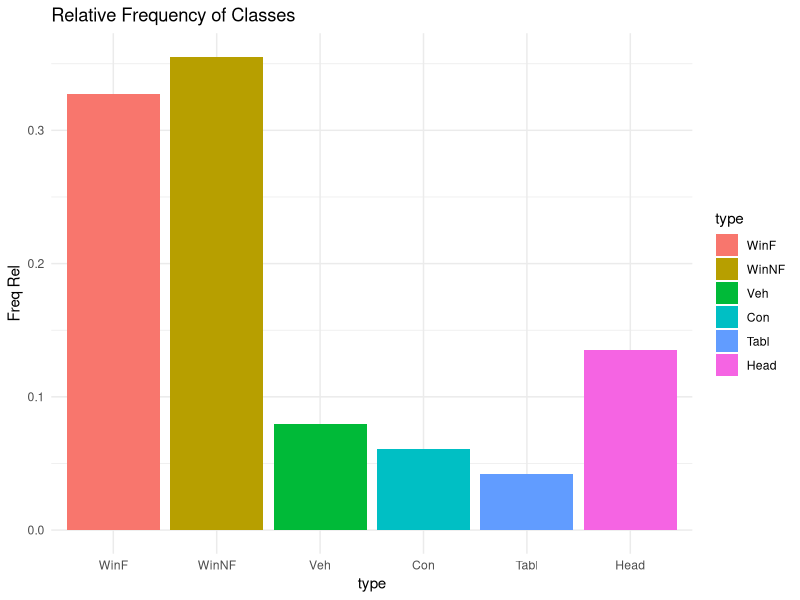
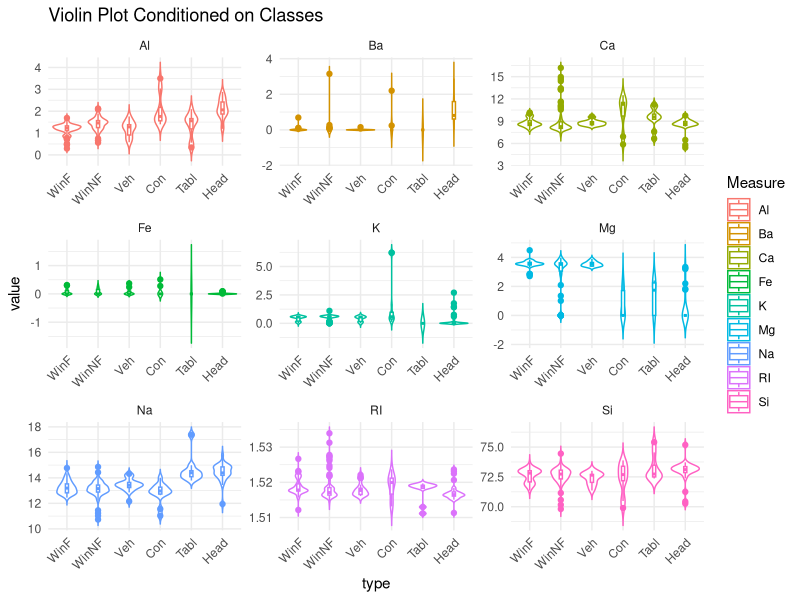
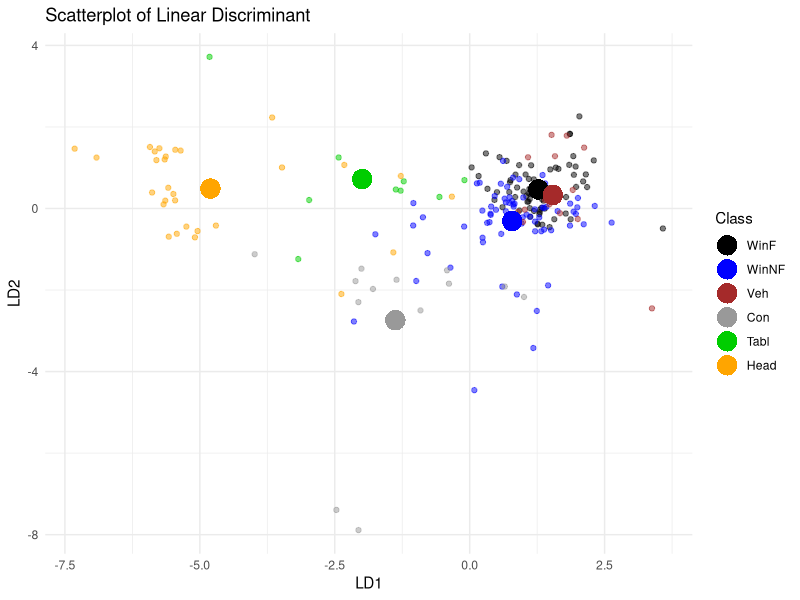
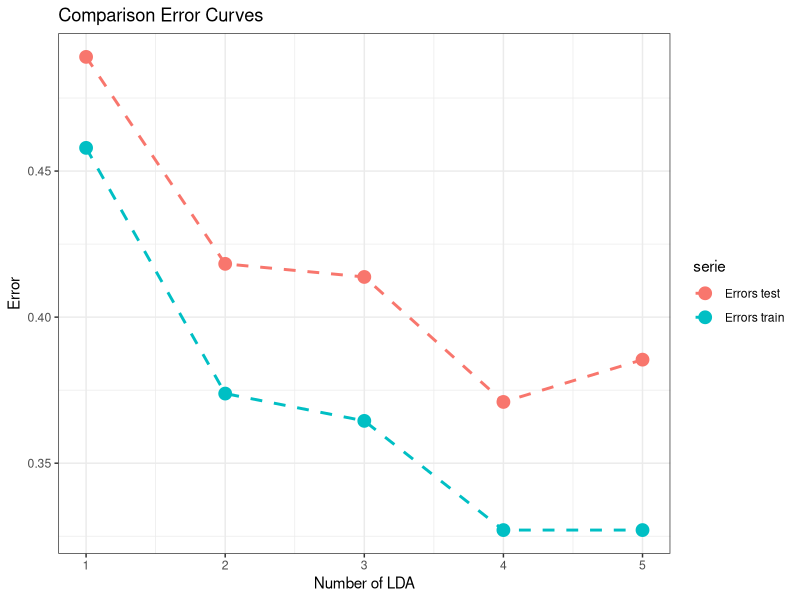

Write R code to recreate these figures, in order.
## ---- chunk 1
knitr::opts_chunk$set(echo = TRUE)
## ---- chunk 2
library(tidyverse)
library(MASS)
library(ellipse)
library(nnet)
library(class)
library(mclust)
## ---- chunk 3
glass<-read.table("data/glass.txt",header=T)
glass$type<-factor(glass$type)
levels(glass$type)<-c("WinF","WinNF","Veh","Con","Tabl","Head")
table(glass$type)
## ---- chunk 4
dim(glass)
## ---- chunk 5
head(glass)
## ---- chunk 6
glass %>% is.na() %>% sum()
## ---- chunk 7
table(glass$type) %>%t() %>% apply(1,function(x) x/sum(x)) %>% t()
## ---- chunk 8
#bar plot freq relative
glass %>%
  ggplot(aes(x = type, y = after_stat(count)/sum(after_stat(count)), fill = type)) + 
  geom_bar() +
  labs(title = "Relative Frequency of Classes",y = "Freq Rel")+
  theme_minimal()
## ---- chunk 9
glass %>%
  gather(key = Measure, value = value, -type )  %>%
  ggplot(aes(x = type, y= value, color = Measure)) +
  geom_violin(trim = F)+ 
  geom_boxplot(width=0.1) + 
  facet_wrap( ~ Measure ,scales = "free", ncol =3)+
  labs(title = "Violin Plot Conditioned on Classes") +
  theme_minimal()+
  theme(axis.text.x = element_text(angle = 45, hjust = 1))
## ---- chunk 10
lda.fit<-lda(glass$type ~ . ,data=glass)
lda.fit
## ---- chunk 11
diag(diag(cov(glass[,1:9])** (1/2))) %*% lda.fit$scaling 
## ---- chunk 12
lda.pred  <-predict(lda.fit,glass)
training_error <- mean(lda.pred$class != glass$type )
training_error
## ---- chunk 13
lda.pred  <-predict(lda.fit,glass)
conf.mat<-table(predicted=lda.pred$class,true=glass$type)
conf.mat2<-addmargins(conf.mat)
conf.mat2
## ---- chunk 14
conf.mat<-apply(conf.mat,2,function(x) x/sum(x))
conf.mat
## ---- chunk 15
diag(conf.mat)
## ---- chunk 16
cv.index <- read.csv("data/groupCV.txt",header = F)
glass$cv.index <- cv.index[,]
## ---- chunk 17
errors <- rep(NA,10)
for (i in (1:10)){
  training_set <- glass[cv.index != i, ]  
  test_set <- glass[cv.index == i, ]  
  lda.fit.cv <-lda(training_set$type ~ . , data= training_set[,1:10])
  lda.pred.cv <- predict(lda.fit.cv,newdata = test_set[,1:10])
  errors[i]<-mean(lda.pred.cv$class != test_set$type )
}
mean(errors)
## ---- chunk 18
lookup<-c("black", "blue", "brown", "gray60",
"green3", "orange")
names(lookup)<-as.character(unique(glass$type))
lookup
## ---- chunk 19
data.col<-lookup[glass$type]
means.hat.z<-aggregate(lda.pred$x,by=list(glass$type),FUN=mean)
#plot(LD2~LD1, 
     #data=lda.pred$x[,1:2],pch=16,col=data.col)
#points(means.hat.z[,1],means.hat.z[,2],pch=21,bg=lookup,cex=1.5, lwd=2, col="red")

LDscores <-tibble(
  LD1 = lda.pred$x[,1],
  LD2 = lda.pred$x[,2],
  TYPE = glass$type,
)

LDscores %>%
  ggplot(mapping=aes(x = LD1, y = LD2,col = TYPE))+
  geom_point( alpha  =0.5)+
  scale_color_manual(values = data.col, name = "Class")+
  geom_point(data = tibble(means.hat.z)[,1:3],
    aes(x= LD1, y= LD2, colour = Group.1),           
    shape  = 16,                         
    size   = 6,
    stroke = 1.4 
  )+
  labs(title = "Scatterplot of Linear Discriminant") +
  theme_minimal()

## ---- chunk 20
errors.train.reduced<- rep(NA,5)
errors.test.reduced<- rep(NA,5)

for (j in (1:5)){
  errors.test<- rep(NA,10)

  for (i in (1:10)){
    training_set <- glass %>% filter(cv.index != i) 
    test_set <- glass %>% filter(cv.index == i) 
    
    lda.fit.cv <-lda(training_set$type ~ .  , data= training_set[,1:10])
    lda.pred.test.cv <- predict(lda.fit.cv,test_set[,1:10], dim = j )
    errors.test[i]<-mean(lda.pred.test.cv$class != test_set$type )

  }
  
  lda.pred<-predict(lda.fit,glass,dimen=j)
  errors.train.reduced[j]<-mean(lda.pred$class!=glass$type)
  errors.test.reduced[j]<-mean(errors.test)
}
errors.test.reduced
errors.train.reduced
## ---- chunk 21
df <- data.frame(
  iter  = rep(seq_along(errors.train.reduced), 2),
  error = c(errors.train.reduced, errors.test.reduced),
  serie = rep(c("Errors train", "Errors test"), each = length(errors.train.reduced))
)

ggplot(df, aes(iter, error, colour = serie)) +
  geom_line(linewidth = 1, linetype= 2) +
  geom_point(size   = 4)+
  labs(x = "Number of LDA", y = "Error",
       title = "Comparison Error Curves") +
  theme_bw()

## ---- chunk 22
library(e1071) 
library(caTools)
library(ggplot2)
library(class)

errors <- rep(NA,10)
errorsKNN <- rep(NA,10)

for (i in (1:10)){
  training_set <- glass %>% filter(cv.index != i)  %>% dplyr::select(-cv.index)
  test_set <- glass %>% filter(cv.index == i)  %>%dplyr::select(-cv.index)
  mod<-svm(training_set$type ~ . ,data=training_set)
  errors[i]<-mean(predict(mod,test_set) == test_set$type )
 
  mu<- colMeans(training_set[1:9])
  va<- diag(cov(training_set[1:9]))
  training_scale <- cbind( training_set[1:9] %>% scale() , training_set[10]) 
  test_scale<- cbind(test_set[1:9] %>% scale(center= mu, scale =va) , test_set[10])
  test_pred <- knn(
                 train = training_set[1:9], 
                 test = test_set[1:9],
                 cl = training_scale$type, 
                 k=2
                 )
  errorsKNN[i]<-mean(test_pred == test_scale$type )
}
mean(errors)
mean(errorsKNN)
